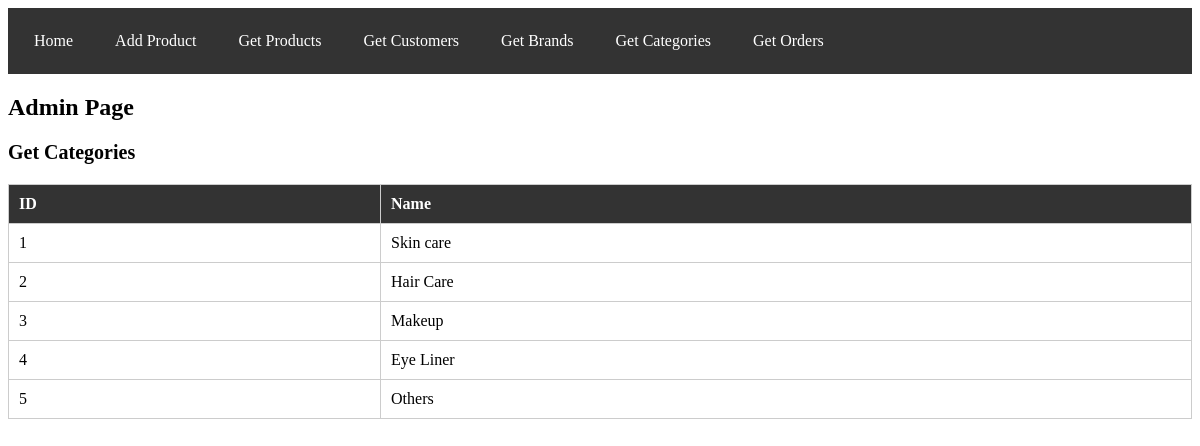
Screenshot of /admin/admin.php?page=get_categories with the database file from the repository.
### tables this page shows
CREATE TABLE `category` (
  `id` int(11) NOT NULL,
  `name` varchar(255) DEFAULT NULL,
  `short_description` varchar(255) DEFAULT NULL
);

### admin/admin.php (the view, shortened to what this page needs)
<?php
$servername = "localhost";
$username = "root";
$password = "";
$dbname = "cs";
$conn = new mysqli($servername, $username, $password, $dbname);
$categorySql = "SELECT * FROM category";
$categoryResult = $conn->query($categorySql);
?>
<!DOCTYPE html>
<html>
<head>
    <link rel="stylesheet" href="adminSide.css">
</head>
<body>
    <div class="navbar">
        <a class="<?php echo ($page === 'home') ? 'active' : ''; ?>" href="?page=home">Home</a>
        <a class="<?php echo ($page === 'add_product') ? 'active' : ''; ?>" href="?page=add_product">Add Product</a>
        <a class="<?php echo ($page === 'get_products') ? 'active' : ''; ?>" href="?page=get_products">Get Products</a>
        <a class="<?php echo ($page === 'get_customers') ? 'active' : ''; ?>" href="?page=get_customers">Get Customers</a>
        <a class="<?php echo ($page === 'get_brands') ? 'active' : ''; ?>" href="?page=get_brands">Get Brands</a>
        <a class="<?php echo ($page === 'get_categories') ? 'active' : ''; ?>" href="?page=get_categories">Get Categories</a>
        <a class="<?php echo ($page === 'get_orders') ? 'active' : ''; ?>" href="?page=get_orders">Get Orders</a>
    </div>
    <h1 class="admin-title">Admin Page</h1>
    <?php
    if (isset($_GET['page'])) {
        $page = $_GET['page'];
        switch ($page) {
            case 'get_categories':
                echo "<h2 class='page-title'>Get Categories</h2>";
                if ($categoryResult->num_rows > 0) {
                    echo "<table class='category-table'>";
                    echo "<tr><th>ID</th><th>Name</th></tr>";
                    while ($row = $categoryResult->fetch_assoc()) {
                        echo "<tr>";
                        echo "<td>" . $row["id"] . "</td>";
                        echo "<td>" . $row["name"] . "</td>";
                        echo "</tr>";
                    }
                    echo "</table>";
                } else {
                    echo "No categories found.";
                }
                break;
        }
    } else {
        echo "<h2 class='page-title'>Welcome to the Admin Page</h2>";
    }
    ?>
</body>
</html>

### admin/adminSide.css (style rules this page uses)
.navbar { background-color: #333; padding: 10px; }
.navbar a { color: #fff; text-decoration: none; margin-right: 10px; }
.admin-title { font-size: 24px; margin-top: 20px; }
.page-title { font-size: 20px; margin-top: 20px; }
table { width: 100%; border-collapse: collapse; margin-top: 20px; }
th, td { padding: 10px; border: 1px solid #ccc; }
th { background-color: #333; color: #fff; }

### admin/admin.php (style rules this page uses)
table { border-collapse: collapse; width: 100%; }
th, td { padding: 8px; text-align: left; border-bottom: 1px solid #ddd; }
.navbar { background-color: #f1f1f1; overflow: hidden; }
.navbar a { float: left; display: block; color: black; text-align: center; padding: 14px 16px; text-decoration: none; }

### rows the page displays
category: id "1", name "Skin care"
category: id "2", name "Hair Care"
category: id "3", name "Makeup"
category: id "4", name "Eye Liner"
category: id "5", name "Others"
